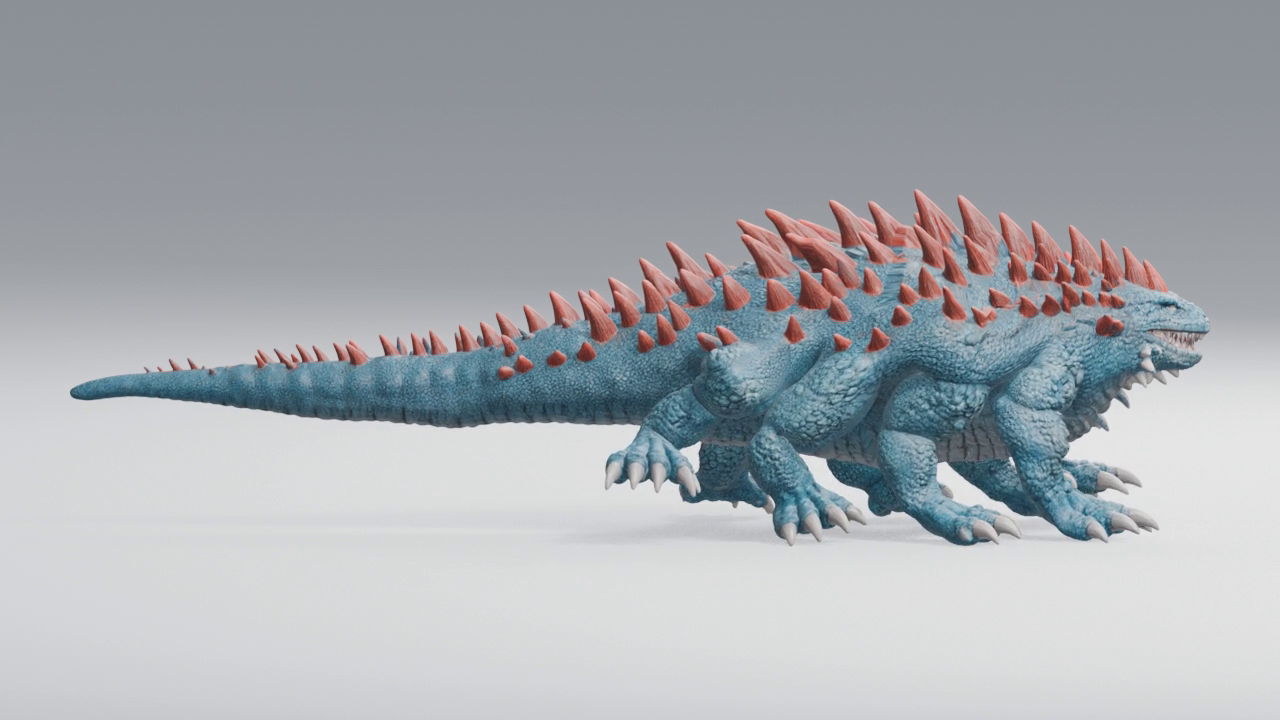
#> input picture frame 12 of baselines/balisk-good-walk-2026-11-12/balisk_eight_leg_review_5sec.mp4, 1280 x 720 px, given in place of 2VIEWSBALISK SYNCWALK.mp4, which was not available
$ python compare_reference_candidate.py
#> lines starting #> are read from the running program, lines starting #| are printed output that depends on the picture
import cv2, json
from pathlib import Path
import numpy as np

root=Path(r'C:\Users\rober\CreatureMotionAI')
ref=Path(r'C:\Users\rober\Downloads\2VIEWSBALISK SYNCWALK.mp4')
earlier=root/'data/generated/balisk_camera_baseline_walk_01/walk_5sec.mp4'
current=root/'data/generated/e2e_balisk_test/builder/encode/walk_5sec.mp4'
out=root/'data/generated/reference_guided_improvement_01'; out.mkdir(parents=True,exist_ok=True)
videos=[cv2.VideoCapture(str(p)) for p in (ref,earlier,current)]
writer=cv2.VideoWriter(str(out/'reference_earlier_current_comparison.mp4'),cv2.VideoWriter_fourcc(*'mp4v'),24,(1920,360))
frames=0; diff=[]
while True:
    vals=[]
    for i,cap in enumerate(videos):
        ok,im=cap.read()
        if not ok: break
        if i==0:
            h,w=im.shape[:2]; im=im[:,:w//2]
        im=cv2.resize(im,(640,360)); vals.append(im)
#> this loop made 3 passes
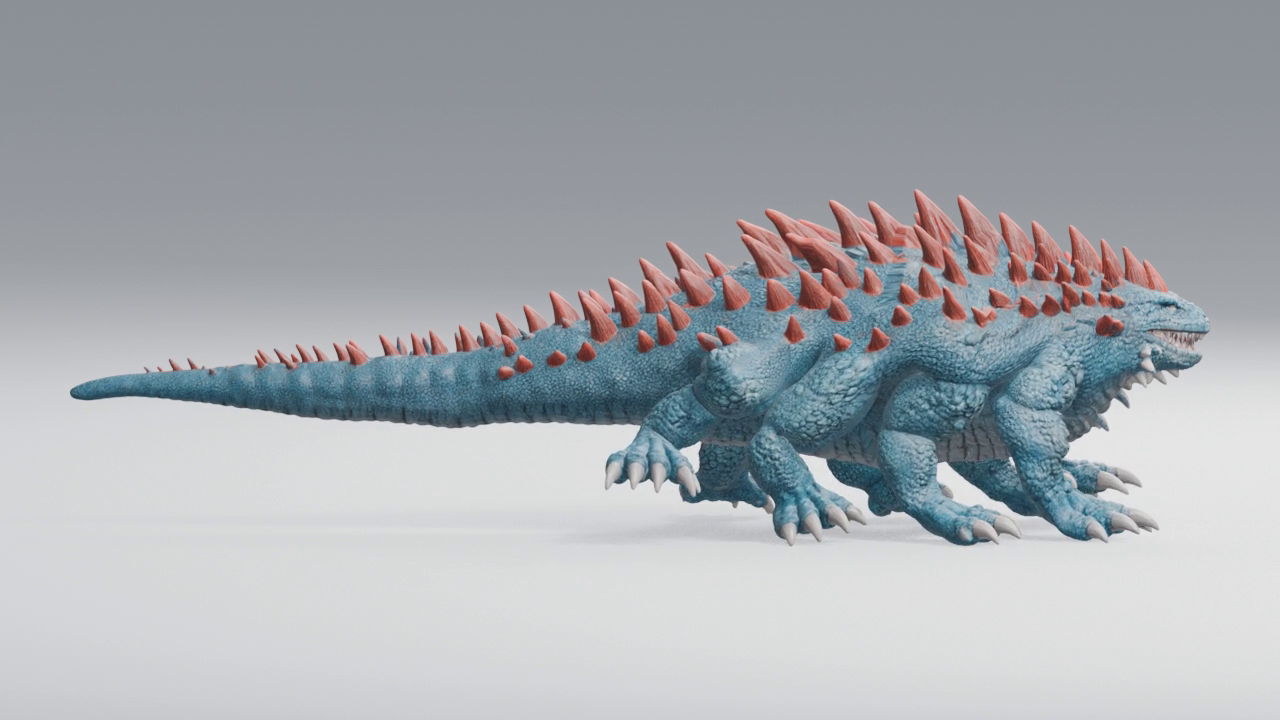
#> input picture frame 12 of baselines/balisk-good-walk-2026-11-12/balisk_eight_leg_review_5sec.mp4, 1280 x 720 px, given in place of 2VIEWSBALISK SYNCWALK.mp4, which was not available
#> pass 1, `im = im[:, :w // 2]`:
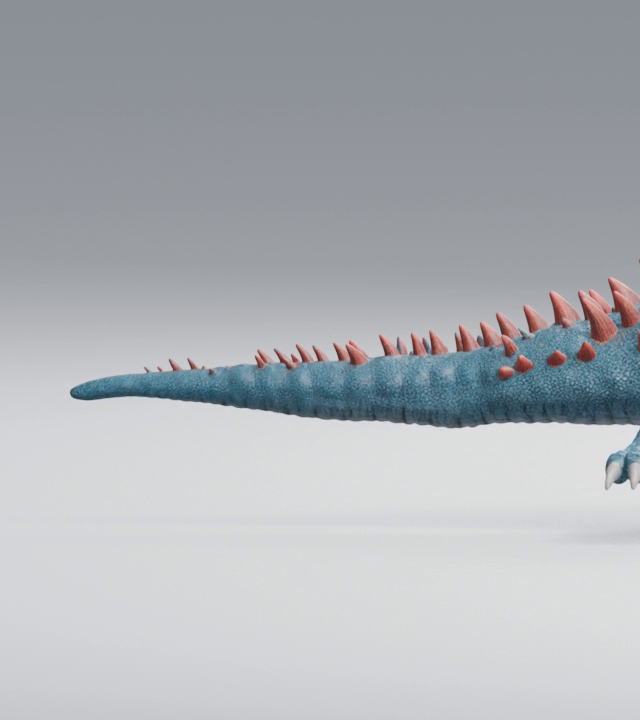
#> im: shape (720, 640, 3); mean B, G, R 181.6, 177.3, 173.6
#> pass 1, `im = cv2.resize(im, (640, 360))`:
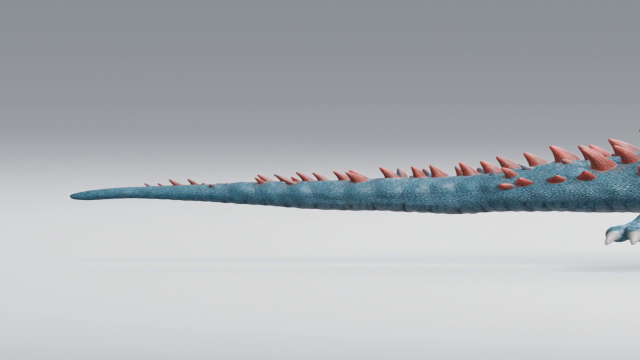
#> im: shape (360, 640, 3); mean B, G, R 181.7, 177.5, 173.8
#> after the loop, vals = 3 items
    if len(vals)!=3: break
    labels=['REFERENCE SIDE VIEW (identity uncertain)','EARLIER BASELINE CANDIDATE','CURRENT E2E']
    for im,label in zip(vals,labels):
        cv2.rectangle(im,(0,0),(639,38),(0,0,0),-1)
        cv2.putText(im,label,(10,26),cv2.FONT_HERSHEY_SIMPLEX,.55,(0,220,255),2,cv2.LINE_AA)
#> this loop made 3 passes
#> label on passes 1 to 3: 'REFERENCE SIDE VIEW (identity uncertain)', 'EARLIER BASELINE CANDIDATE', 'CURRENT E2E'
    writer.write(cv2.hconcat(vals)); frames+=1
    # Candidate/current image difference only; not a metric of truth.
    diff.append(float(np.mean(cv2.absdiff(vals[1],vals[2]))))
for cap in videos: cap.release()
writer.release()
report={'status':'REVIEW_REQUIRED','reference':str(ref),'earlier_candidate':str(earlier),'current':str(current),'frames_compared':frames,'mean_candidate_current_pixel_difference':sum(diff)/len(diff) if diff else None,'measurement_policy':{'reference_leg_identity':'UNVERIFIED','individual_leg_metrics':'NOT_COMPUTED','reliable_metrics':['three_view_frame_alignment','candidate_vs_current_pixel_difference'],'caveat':'Reference and Blender camera/scale are not guaranteed metrically aligned; pixel differences are diagnostic only.'},'candidate_action':'Earlier baseline preserved as a separate candidate; no original Action overwritten.','mechanical_validation':'NOT_RE-RUN_IN_THIS_COMPARISON','collision_validation':'NOT_RE-RUN_IN_THIS_COMPARISON'}
(out/'reference_guided_improvement_report.json').write_text(json.dumps(report,indent=2))
print(out/'reference_earlier_current_comparison.mp4')

$ run again, starting later in the video
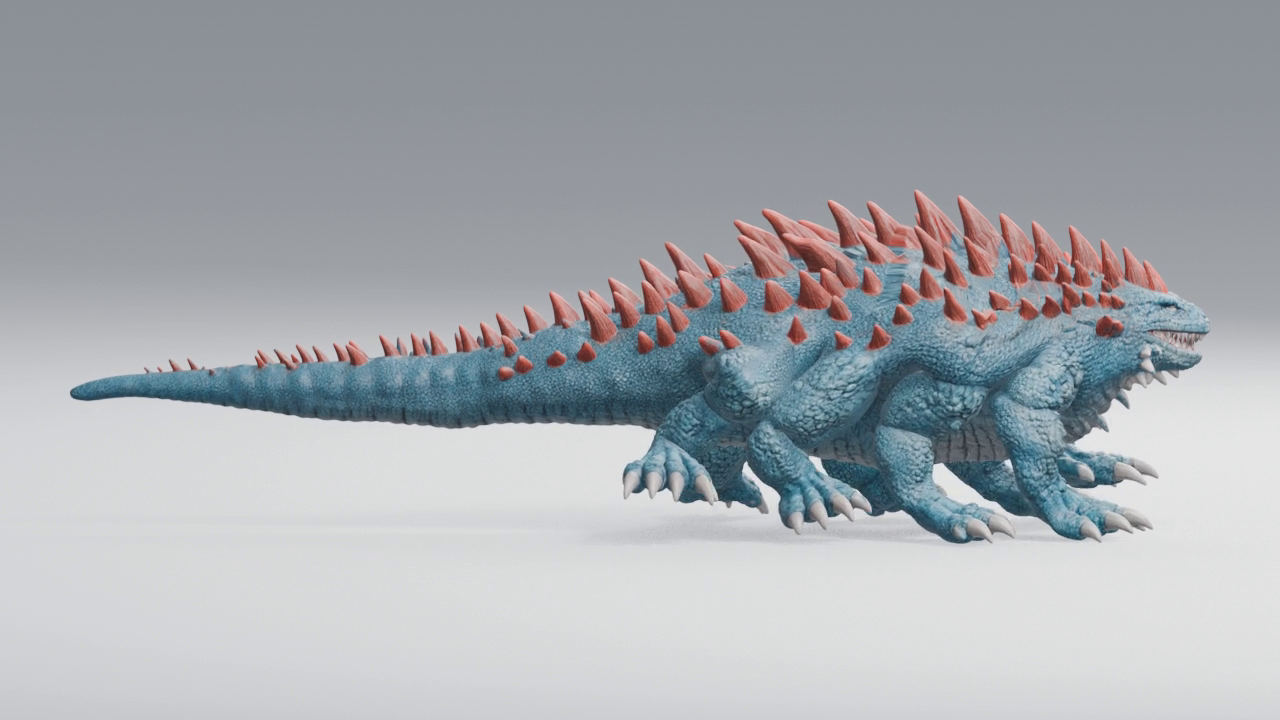
#> input picture frame 54 of baselines/balisk-good-walk-2026-11-12/balisk_eight_leg_review_5sec.mp4, 1280 x 720 px, given in place of 2VIEWSBALISK SYNCWALK.mp4, which was not available
#> the loop `for i,cap in enumerate(videos):` made 3 passes
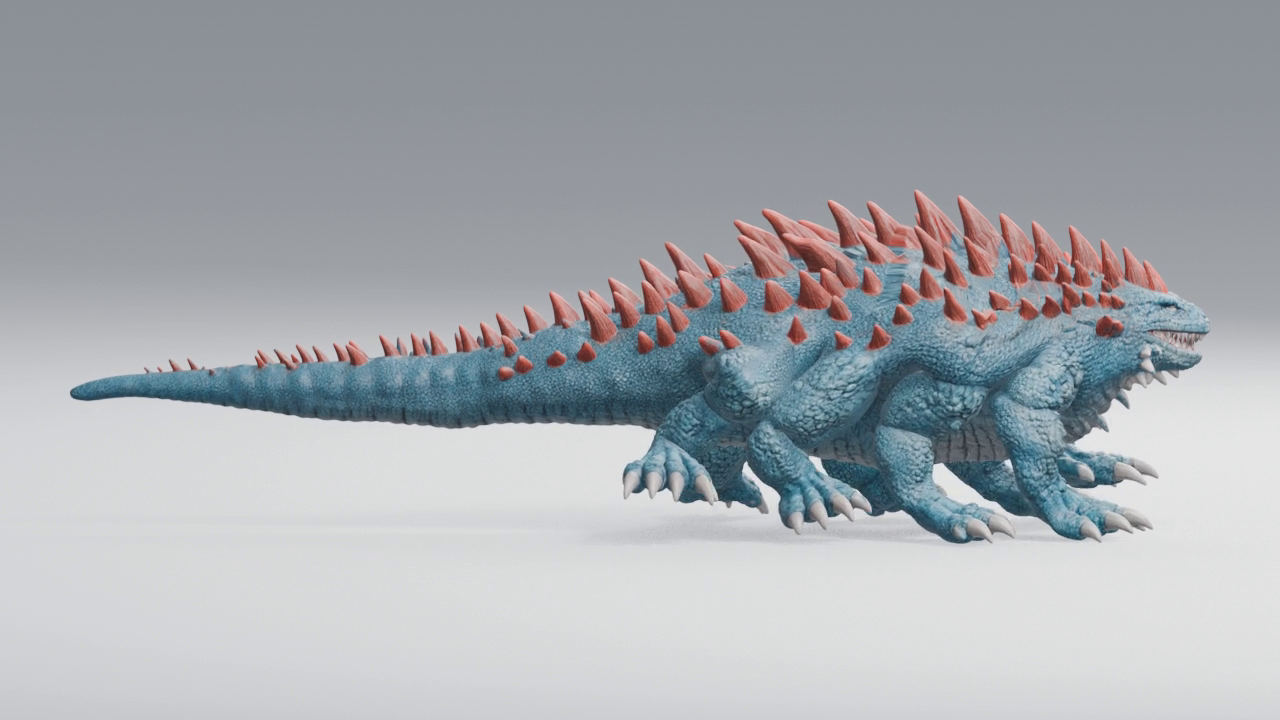
#> input picture frame 54 of baselines/balisk-good-walk-2026-11-12/balisk_eight_leg_review_5sec.mp4, 1280 x 720 px, given in place of 2VIEWSBALISK SYNCWALK.mp4, which was not available
#> pass 1, `im = im[:, :w // 2]`:
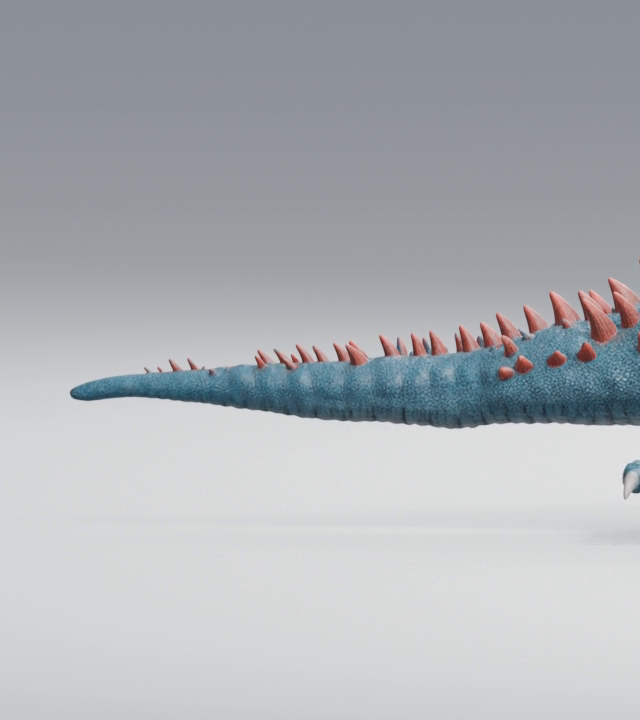
#> im: shape (720, 640, 3); mean B, G, R 181.7, 177.4, 173.8
#> pass 1, `im = cv2.resize(im, (640, 360))`:
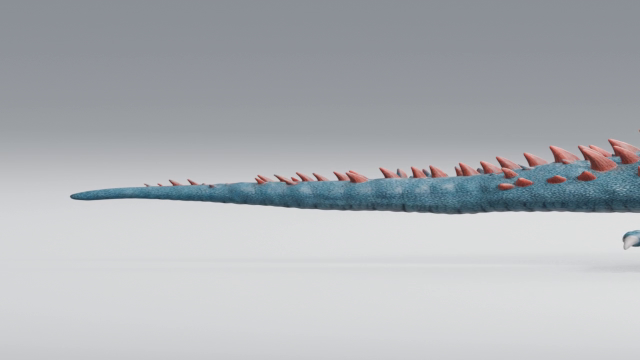
#> im: shape (360, 640, 3); mean B, G, R 181.8, 177.6, 173.9
#> after the loop `for i,cap in enumerate(videos):`: vals = 3 items
#> the loop `for im,label in zip(vals,labels):` made 3 passes
#> label on passes 1 to 3: 'REFERENCE SIDE VIEW (identity uncertain)', 'EARLIER BASELINE CANDIDATE', 'CURRENT E2E'

$ run again, starting later in the video
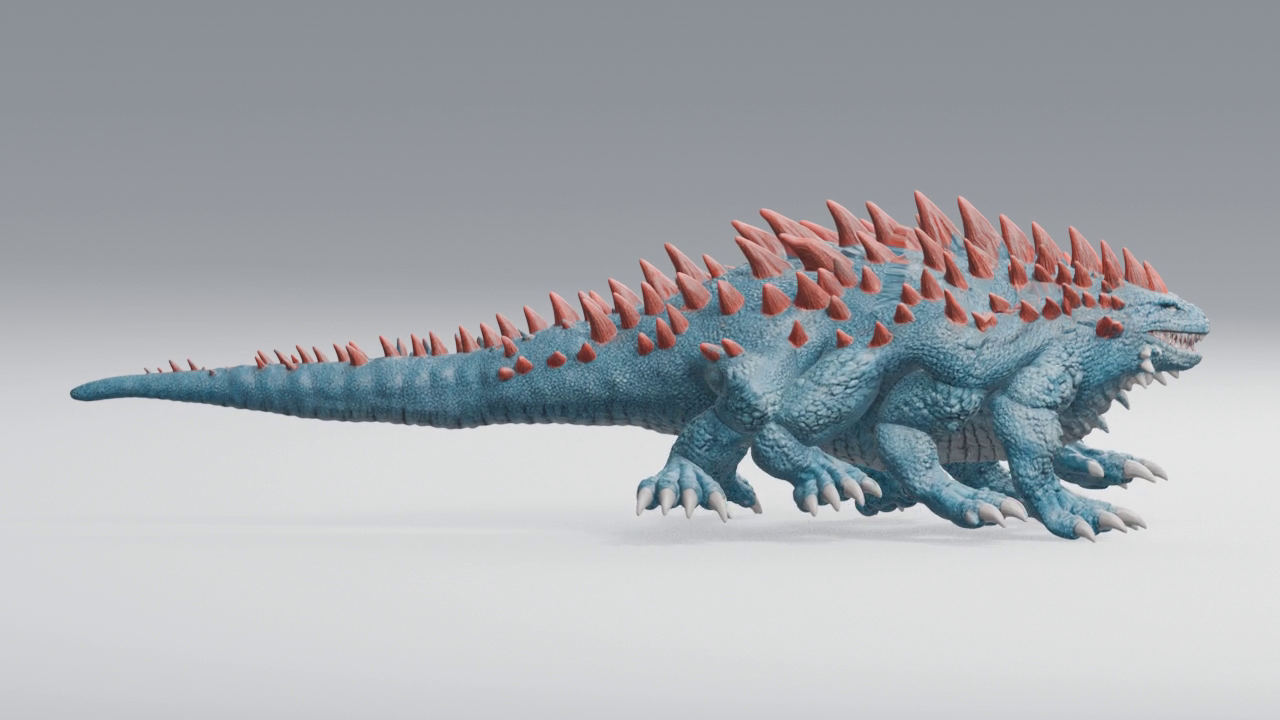
#> input picture frame 96 of baselines/balisk-good-walk-2026-11-12/balisk_eight_leg_review_5sec.mp4, 1280 x 720 px, given in place of 2VIEWSBALISK SYNCWALK.mp4, which was not available
#> the loop `for i,cap in enumerate(videos):` made 3 passes
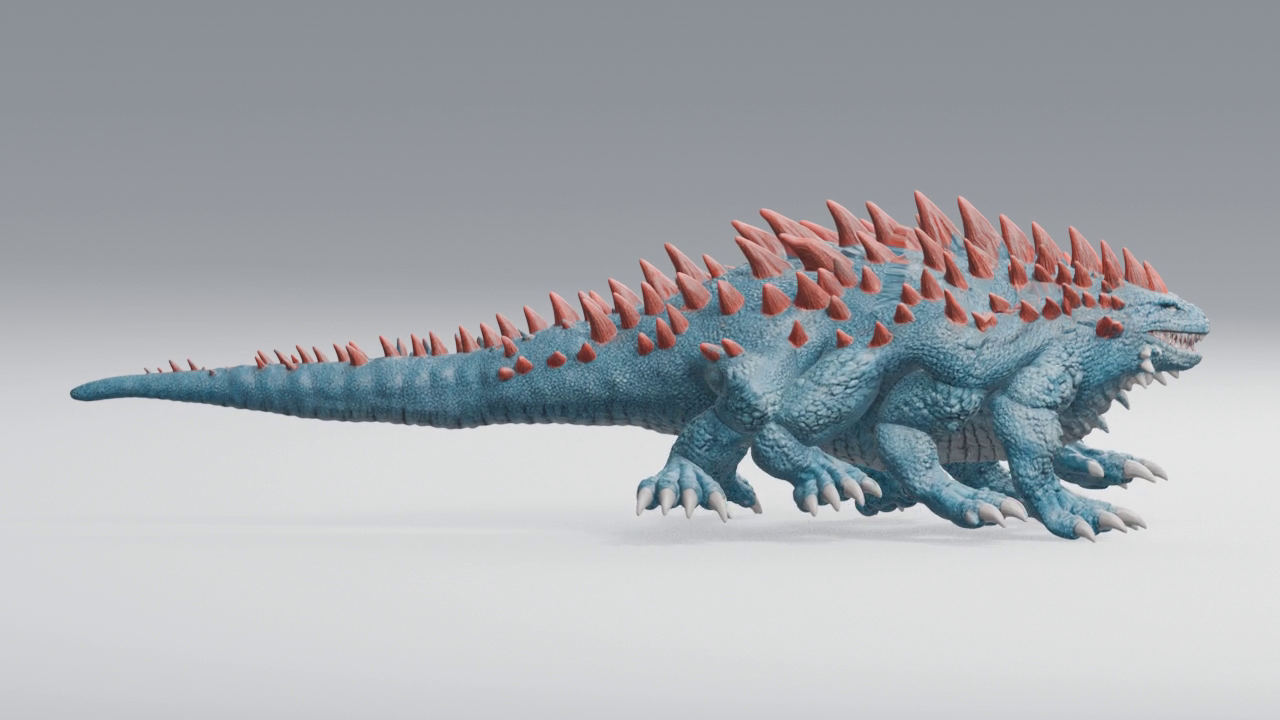
#> input picture frame 96 of baselines/balisk-good-walk-2026-11-12/balisk_eight_leg_review_5sec.mp4, 1280 x 720 px, given in place of 2VIEWSBALISK SYNCWALK.mp4, which was not available
#> pass 1, `im = im[:, :w // 2]`:
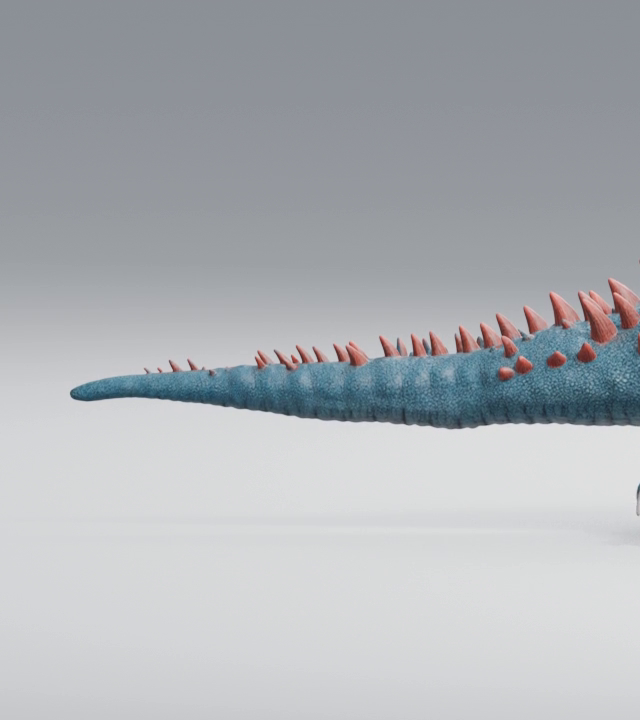
#> im: shape (720, 640, 3); mean B, G, R 181.7, 177.5, 173.9
#> pass 1, `im = cv2.resize(im, (640, 360))`:
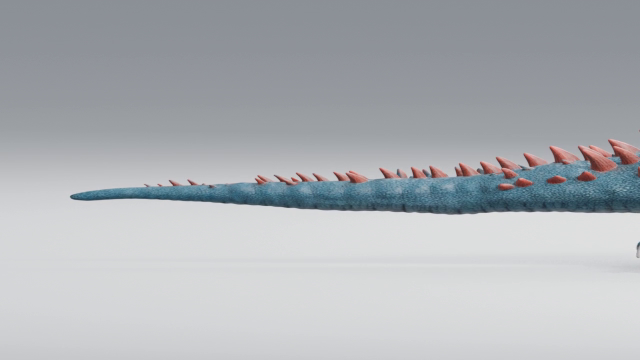
#> im: shape (360, 640, 3); mean B, G, R 181.9, 177.6, 174
#> after the loop `for i,cap in enumerate(videos):`: vals = 3 items
#> the loop `for im,label in zip(vals,labels):` made 3 passes
#> label on passes 1 to 3: 'REFERENCE SIDE VIEW (identity uncertain)', 'EARLIER BASELINE CANDIDATE', 'CURRENT E2E'
